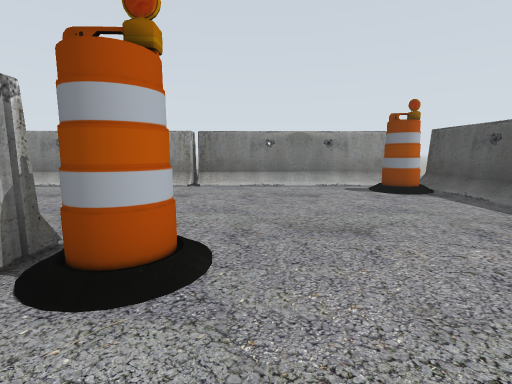
view 1 (above)

21 first-person views from a walk through a robot-simulator world made for Gazebo. The camera is 0.66 m above the floor, tilts 8° down and sees 85° across. The lines on the ground mark 1 m squares. The floor is counted in squares, 0.5 m on a side. Each view is taken from the middle of a square. On the plan, view 1 faces up. The plan holds only what a view shows up to about 13 squares ahead; the rest is blank. Robots are left out.

view 2
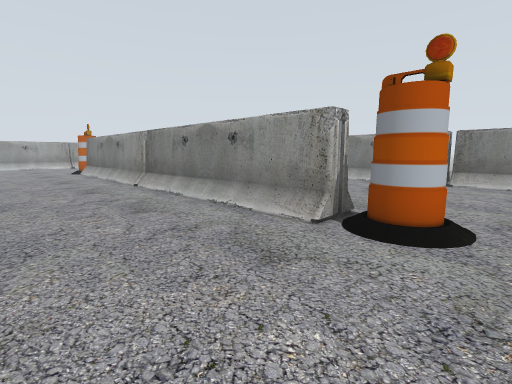

view 3
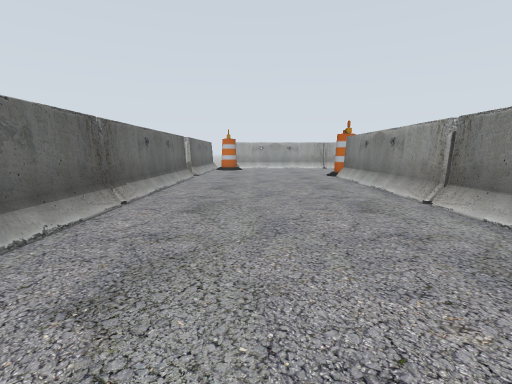

view 4
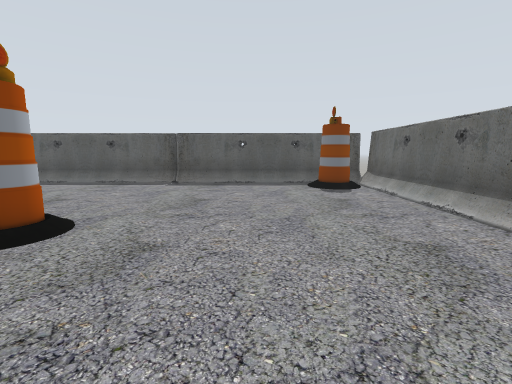

view 5
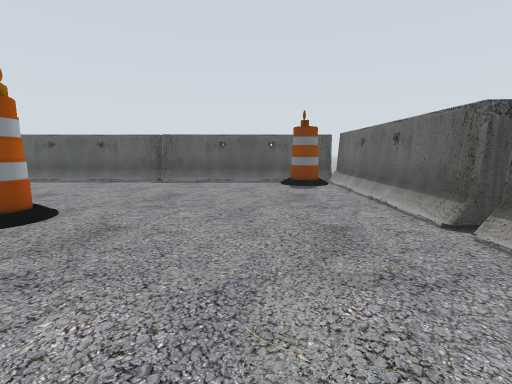

view 6
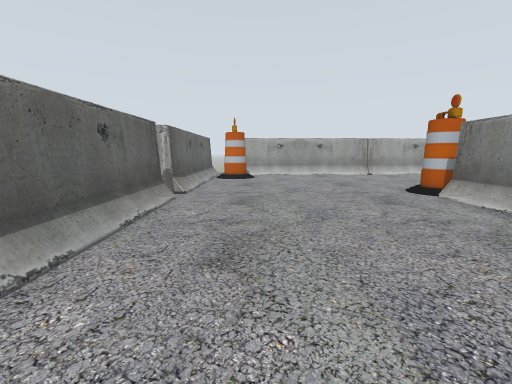

view 7
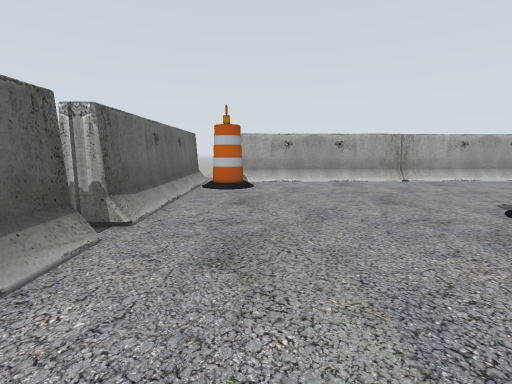

view 8
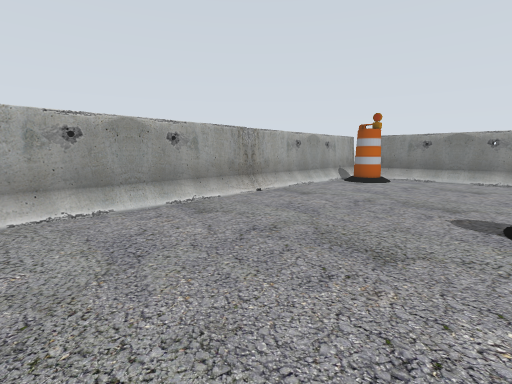

view 9
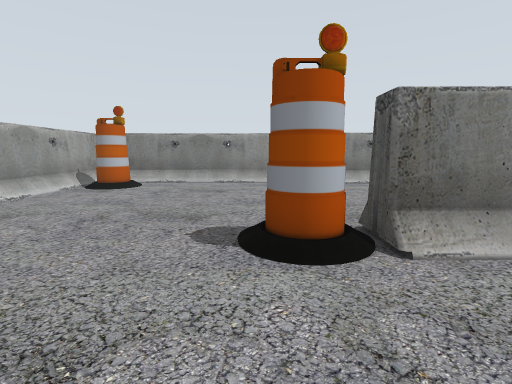

view 10
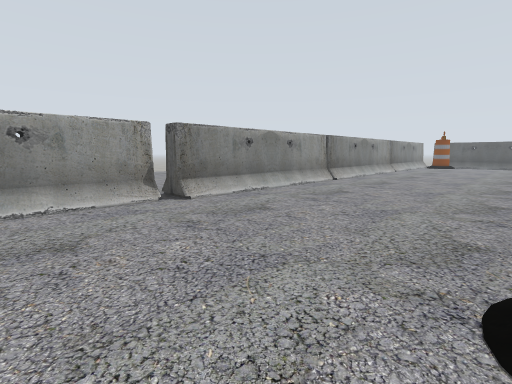

view 11
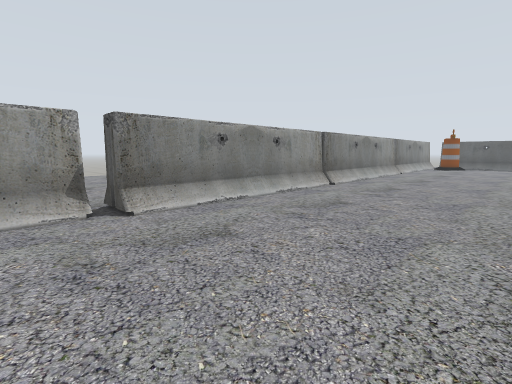

view 12
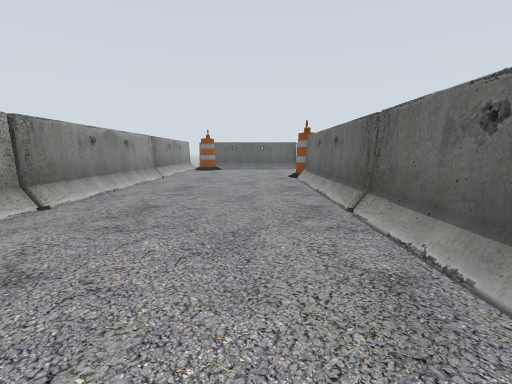

view 13
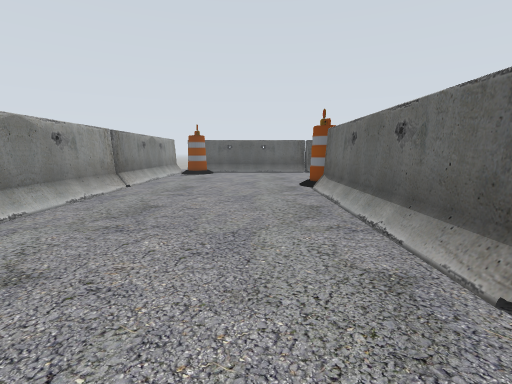

view 14
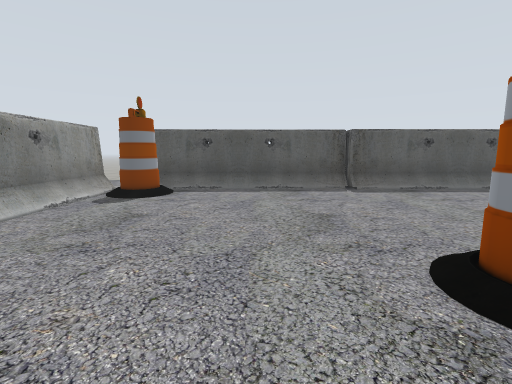

view 15
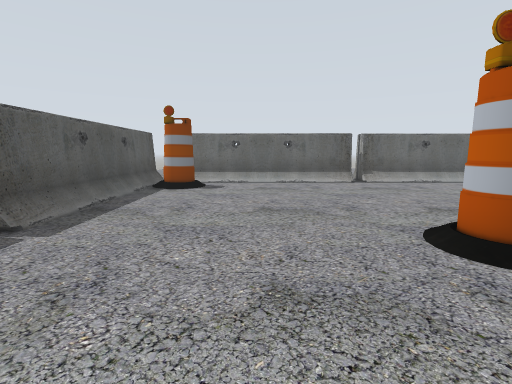

view 16
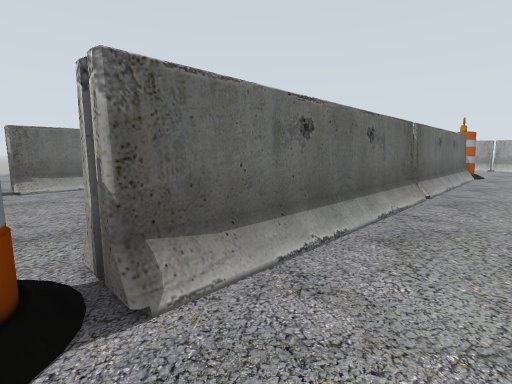

view 17
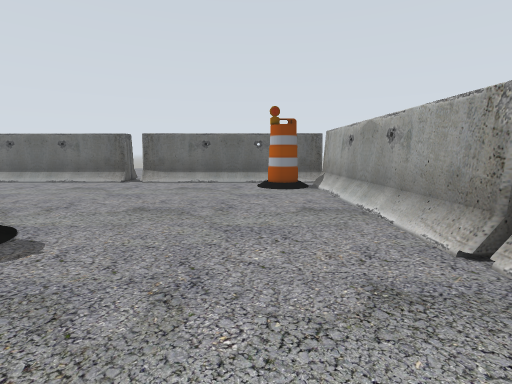

view 18
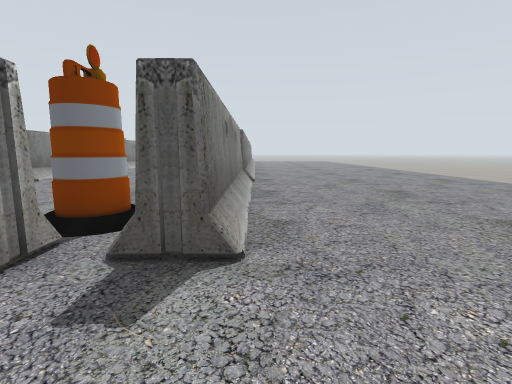

view 19
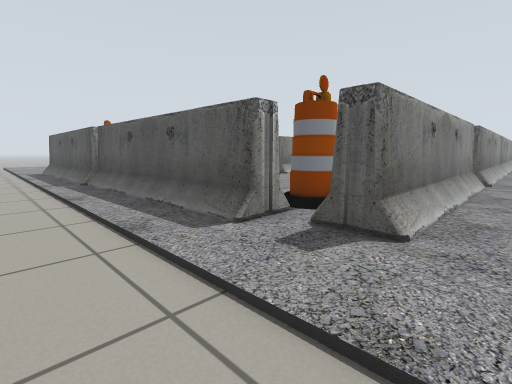

view 20
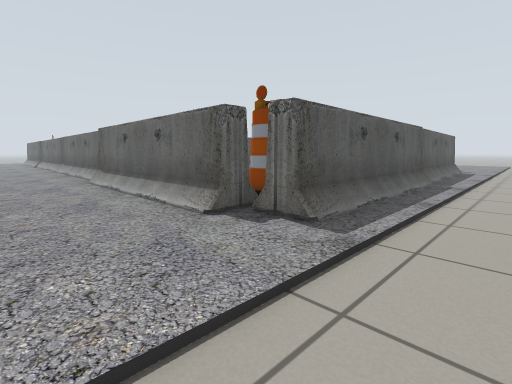

view 21
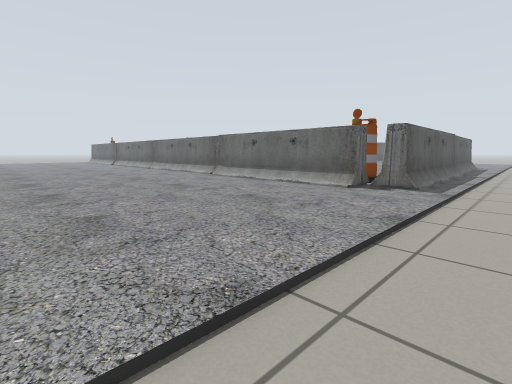

### Floor plan
Key: @ floor where view 1 was taken; . main floor; : floor 0.05 m higher than the main floor; - floor 0.05 m lower than the main floor; B barrier; A barrel.
Columns run from 32 left of view 1 to 7 right of it. Each row starts with its distance up from view 1.
 22 - ..........
 21  -...............
 20 --...............
 19 --..............
 18 --..............
 17 --.............
 16 --.............
 15 --...............
 14 --...............
 13 --...BBBBBBBB...
 12 --.BBBBBBBBBBBBB             B
 11 --.BB........BBBBBBBBBBBBBBBBBBBBBBBBBB
 10 --.BBAA..............................AAB
  9 --.BB................................ABB
  8 --.BB.................................BB
  7 --.BB.................................BB
  6 --.BB.................................BB
  5 --.BB..................................B
  4  -.BB.......:BBBBBBBB.BBBBBBBBA........B
  3 --.BB......AABBBBBBBBBBBBBBBBBAA.......B
  2 --.BB.................................BB
  1 --.BB.................................BB
  0 --.BB...........................@.....BB
 -1 --.BB.................................BB
 -2 --.BB.................................BB
 -3 --.BB.................................BB
 -4 --.BB:A..............................AAB
 -5 --....:..............................:BB
 -6 --..BBBBBBBBBBBBBBBBBBBBBBBBBBBBBBBBBBB
 -7  -...BBBBBBBBBBBBB
 -8 - .............
 -9    ............
-10     ...........
-11      ..........
-12       .........
-13        ........
-14         .......
-15           .....
-16            ....
-17             ...

Positions as (right, up) in squares from view 1, and headings:
1: (0, 0), facing up
2: (0, -2), facing up-left
3: (-4, -2), facing left
4: (-6, -1), facing right
5: (-7, -2), facing right
6: (-11, -3), facing left
7: (-15, -3), facing left
8: (-21, -3), facing up-left
9: (-21, -1), facing up
10: (-23, 4), facing up-right
11: (-21, 5), facing up-right
12: (-17, 6), facing right
13: (-13, 6), facing right
14: (-4, 6), facing right
15: (2, 7), facing down
16: (-2, 6), facing down-left
17: (-25, 7), facing down
18: (-31, -7), facing right
19: (-32, -8), facing up-right
20: (-32, 16), facing down-right
21: (-32, 22), facing down-right
